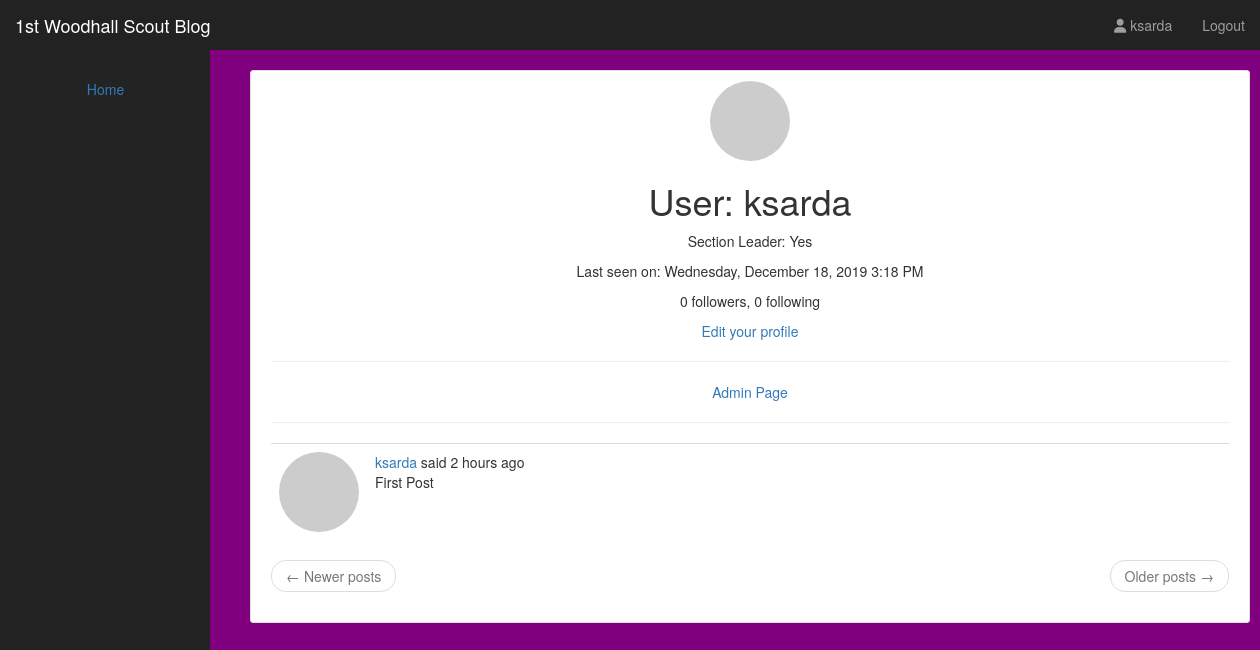
/user/ksarda (signed in), run on the app's committed database.
### app/models.py (models this page shows, shortened)
class PaginatedAPIMixin(object):
    @staticmethod
    def to_collection_dict(query, page, per_page, endpoint, **kwargs):
        resources = query.paginate(page, per_page, False)
        data = {
            'items': [item.to_dict() for item in resources.items],
            '_meta': {
                'page': page,
                'per_page': per_page,
                'total_pages': resources.pages,
                'total_items': resources.total
            },
            '_links': {
                'self': url_for(endpoint, page=page, per_page=per_page,
                                **kwargs),
                'next': url_for(endpoint, page=page + 1, per_page=per_page,
                                **kwargs) if resources.has_next else None,
                'prev': url_for(endpoint, page=page - 1, per_page=per_page,
                                **kwargs) if resources.has_prev else None
            }
        }
        return data

class User(PaginatedAPIMixin, UserMixin, db.Model):
    id = db.Column(db.Integer, primary_key=True)
    username = db.Column(db.String(64), index=True, unique=True)
    email = db.Column(db.String(120), index=True, unique=True)
    password_hash = db.Column(db.String(128))
    posts = db.relationship('Post', backref='author', lazy='dynamic')
    about_me = db.Column(db.String(140))
    childs_section = db.Column(db.String(20), default='N/A')
    leader = db.Column(db.String(6), default='No')
    last_seen = db.Column(db.DateTime, default=datetime.utcnow)
    is_admin = db.Column(db.Boolean, default=False, nullable=False)
    followed = db.relationship(
        'User', secondary=followers,
        primaryjoin=(followers.c.follower_id == id),
        secondaryjoin=(followers.c.followed_id == id),
        backref=db.backref('followers', lazy='dynamic'), lazy='dynamic')
    messages_sent = db.relationship('Message',
                                    foreign_keys='Message.sender_id',
                                    backref='author', lazy='dynamic')
    messages_received = db.relationship('Message',
                                        foreign_keys='Message.recipient_id',
                                        backref='recipient', lazy='dynamic')
    last_message_read_time = db.Column(db.DateTime)
    notifications = db.relationship('Notification', backref='user',
                                    lazy='dynamic')
    token = db.Column(db.String(32), index=True, unique=True)
    token_expiration = db.Column(db.DateTime)
    def avatar(self, size):
        digest = md5(self.email.lower().encode('utf-8')).hexdigest()
        return 'https://www.gravatar.com/avatar/{}?d=identicon&s={}'.format(
            digest, size)

class Post(db.Model):
    id = db.Column(db.Integer, primary_key=True)
    body = db.Column(db.String(10000))
    timestamp = db.Column(db.DateTime, index=True, default=datetime.utcnow)
    user_id = db.Column(db.Integer, db.ForeignKey('user.id'))
    language = db.Column(db.String(10))

### app/main/routes.py (the view)
@bp.route('/user/<username>')
@login_required
def user(username):
    user = User.query.filter_by(username=username).first_or_404()
    page = request.args.get('page', 1, type=int)
    posts = user.posts.order_by(Post.timestamp.desc()).paginate(
        page, app.config['POSTS_PER_PAGE'], False)
    next_url = url_for('main.user', username=user.username,
                       leader=user.leader, section=user.childs_section, page=posts.next_num) if posts.has_next else None
    prev_url = url_for('main.user', username=user.username,
                       leader=user.leader, section=user.childs_section, page=posts.prev_num) if posts.has_prev else None
    return render_template('account.html', title=_('Account'), user=user, posts=posts.items,
                           next_url=next_url, prev_url=prev_url)

### app/main/routes.py (called while the page is built)
@bp.before_app_request
def before_request():
    if current_user.is_authenticated:
        current_user.last_seen = datetime.utcnow()
        db.session.commit()
    g.locale = str(get_locale())

### app/models.py (called while the page is built)
@login.user_loader
def load_user(id):
    return User.query.get(int(id))

### app/templates/account.html (shortened to what this page needs)
{% import 'bootstrap/wtf.html' as wtf %}
{% include 'header.html' %}
{% block content %}
<body>
    {% include 'nav.html' %}
    <center>
      {% include 'sidebar.html' %}
      <div class="content-section">
        <div class="media">
          <div class="media-body">
            <img class="rounded mx-auto d-block" src="{{ user.avatar(128) }}" style="border-radius: 50%;">
            <h1>{{ _('User') }}: {{ user.username }}</h1>
            {% if user.leader == current_user.leader %}
            <p>Section Leader: Yes</p>
            {% endif %}
            {% if user.last_seen %}
            <p>{{ _('Last seen on') }}: {{ moment(user.last_seen).format('LLLL') }}</p>
            {% endif %}
            <p>{{ _('%(count)d followers', count=user.followers.count()) }}, {{ _('%(count)d following', count=user.followed.count()) }}</p>
            {% if user == current_user %}
            <p><a href="{{ url_for('main.edit_profile') }}">{{ _('Edit your profile') }}</a></p>
            {% elif not current_user.is_following(user) %}
            <p><a href="{{ url_for('main.follow', username=user.username) }}">{{ _('Follow') }}</a></p>
            {% else %}
            <p><a href="{{ url_for('main.unfollow', username=user.username) }}">{{ _('Unfollow') }}</a></p>
            {% endif %}
            {% if current_user.is_admin %}
            <hr>
            <p><a href="/admin">Admin Page</a></p>
            {% endif %}
            <hr>
            {% for post in posts %}
                {% include '_post.html' %}
            {% endfor %}
            <nav aria-label="...">
                <ul class="pager">
                    <li class="previous{% if not prev_url %} disabled{% endif %}">
                        <a href="{{ prev_url or '#' }}">
                            <span aria-hidden="true">&larr;</span> {{ _('Newer posts') }}
                        </a>
                    </li>
                    <li class="next{% if not next_url %} disabled{% endif %}">
                        <a href="{{ next_url or '#' }}">
                            {{ _('Older posts') }} <span aria-hidden="true">&rarr;</span>
                        </a>
                    </li>
                </ul>
            </nav>
          </div>
        </div>
      </div>
    </center>
{% include 'footer.html' %}
</body>
{% endblock %}

### app/templates/nav.html (shortened to what this page needs)
<nav class="navbar navbar-inverse navbar-fixed-top">
  <div class="container-fluid">
    <div class="navbar-header">
      <a class="navbar-brand" href="{{ url_for('main.index') }}">1st Woodhall Scout Blog</a>
    </div>
    <div id="navbar" class="navbar-collapse collapse">
      {% if current_user.is_anonymous %}
      {% else %}
      <ul class="nav navbar-nav navbar-right">
        <li><a href="{{ url_for('main.user', username=current_user.username) }}">
                                    <span class="fas fa-user"></span> {{ current_user.username }}</a></li>
        <li><a href="{{ url_for('auth.logout') }}">Logout</a></li>
     </ul>
      {% endif %}
    </div>
  </div>
</nav>

### app/templates/_post.html (shortened to what this page needs)
<table class="table table-hover">
    <tr>
        <td width="70px">
            <a href="{{ url_for('main.user', username=post.author.username) }}">
                <img src="{{ post.author.avatar(80) }}" style="border-radius: 50%;"/>
            </a>
        </td>
        <td>
            {{ _('%(username)s said %(when)s',
                username=user_link, when=moment(post.timestamp).fromNow()) }}
            <br>
            <span id="post{{ post.id }}">{{ post.body }}</span>
        </td>
    </tr>
</table>

### app/static/css/main.css (style rules this page uses)
body { padding-top: 50px; background: purple; }
.content-section { background: white; padding: 10px 20px; border: 1px solid #dddddd; border-radius: 3px; margin-left: 250px; margin-right: 30px; margin-top: 20px; margin-bottom: 20px; width: 1000px; }
.navbar-fixed-top { border: 0; }

### data on the page
User: username "ksarda", last_seen "Wednesday, December 18, 2019 3:18 PM"
Post: body "First Post"
